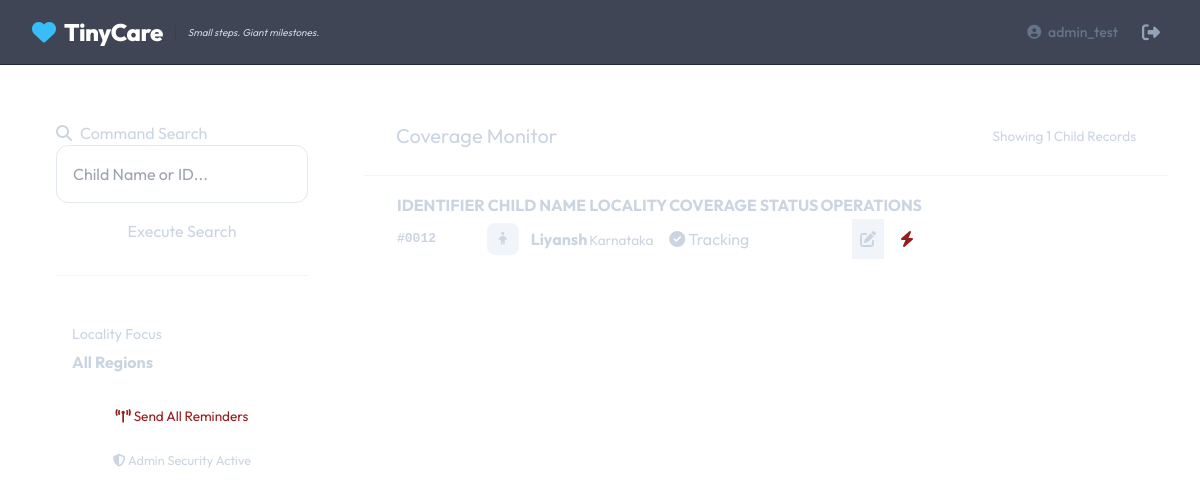
/admin-dashboard/ (signed in), run on an earlier commit of the app's database.
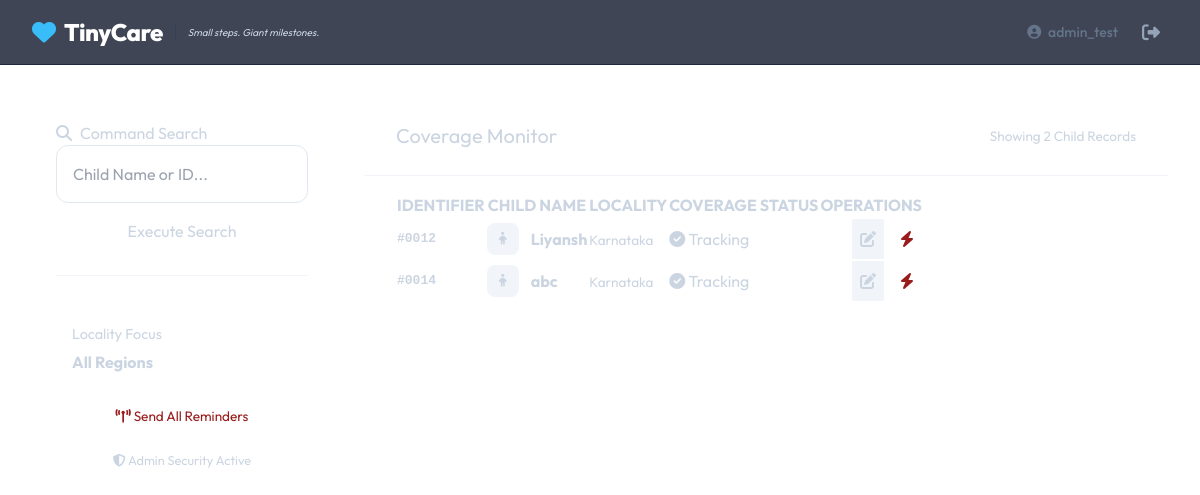
And on a later commit of the database.
### health/models.py (models this page shows, shortened)
class User(AbstractUser):
    is_parent = models.BooleanField(default=False)
    is_vaccination_admin = models.BooleanField(default=False)
    locality = models.ForeignKey('Locality', on_delete=models.SET_NULL, null=True, blank=True)
    location_district = models.CharField(max_length=100, blank=True)
    password_hash = models.CharField(max_length=255, blank=True)

class ChildProfile(models.Model):
    GENDER_CHOICES = [('M', 'Male'), ('F', 'Female'), ('O', 'Other')]
    parent = models.ForeignKey(settings.AUTH_USER_MODEL, on_delete=models.CASCADE, related_name='children', null=True)
    name = models.CharField(max_length=200)
    date_of_birth = models.DateField()
    gender = models.CharField(max_length=1, choices=GENDER_CHOICES)
    locality = models.ForeignKey(Locality, on_delete=models.SET_NULL, null=True)
    current_weight = models.FloatField(help_text="Weight (Stored in KG)")
    current_height = models.FloatField(help_text="Height (Stored in CM)")
    birth_weight = models.FloatField(null=True, blank=True, help_text="Birth Weight (Stored in KG)")
    height_unit = models.CharField(max_length=5, choices=[('cm', 'cm'), ('m', 'm')], default='cm')
    weight_unit = models.CharField(max_length=5, choices=[('kg', 'kg'), ('g', 'g')], default='kg')
    created_at = models.DateTimeField(auto_now_add=True)
    updated_at = models.DateTimeField(auto_now=True)

class Locality(models.Model):
    REGION_CHOICES = [
        ('NORTH_INDIA', 'North India (Plains/Hills)'),
        ('SOUTH_INDIA', 'South India (Peninsular)'),
        ('WEST_INDIA', 'West India (Arid/Coastal)'),
        ('EAST_INDIA', 'East India (Plains)'),
        ('CENTRAL_INDIA', 'Central India (Plateau)'),
        ('COASTAL', 'Coastal Belt'),
    ]
    name = models.CharField(max_length=100, help_text="Village/Tehsil Name")
    district = models.CharField(max_length=100, blank=True)
    state = models.CharField(max_length=100, blank=True)
    region_tag = models.CharField(max_length=50, choices=REGION_CHOICES, default='NORTH_INDIA')
    latitude = models.FloatField(null=True, blank=True)
    longitude = models.FloatField(null=True, blank=True)
    class Meta:
        verbose_name_plural = "Localities"

### health/views.py (the view)
# urls.py: path('admin-dashboard/', views.admin_dashboard, name='admin_dashboard'),
@login_required
@user_passes_test(is_admin)
def admin_dashboard(request):
    search_query = request.GET.get('q', '')
    if search_query:
        children = ChildProfile.objects.filter(name__icontains=search_query) | ChildProfile.objects.filter(id__icontains=search_query)
    else:
        children = ChildProfile.objects.all()
    locality = request.user.locality
    if locality and "HQ" not in locality.name and "District" not in locality.name:
        children = children.filter(locality=locality)
        oracle_insights = get_oracle_insights(locality)
    else:
        oracle_insights = get_oracle_insights(locality) if locality else []
    return render(request, 'health/admin_dashboard.html', {
        'children': children,
        'search_query': search_query,
        'oracle_insights': oracle_insights
    })

### health/views.py (called while the page is built)
def is_admin(user):
    return user.is_authenticated and user.is_vaccination_admin

### health/templates/health/admin_dashboard.html (shortened to what this page needs)
{% extends 'health/base.html' %}
{% block content %}
<div style="display: grid; grid-template-columns: 300px 1fr; gap: 2rem; align-items: start;">
    <div style="position: sticky; top: 100px;">
        <div class="card" style="padding: 1.5rem;">
            <h3 style="margin-top: 0; display: flex; align-items: center; gap: 0.5rem;">
                <i class="fas fa-search" style="color: var(--primary);"></i> Command Search
            </h3>
            <form action="" method="get">
                <input type="text" name="q" value="{{ search_query }}" placeholder="Child Name or ID..." style="width: 100%; padding: 1rem; border: 1px solid #e2e8f0; border-radius: 12px; margin-bottom: 1rem; font-family: inherit;">
                <button type="submit" class="btn btn-primary" style="width: 100%; justify-content: center;">Execute Search</button>
            </form>
            <hr style="border: 0; border-top: 1px solid #f1f5f9; margin: 2rem 0;">
            <div style="background: var(--pastel-blue); padding: 1rem; border-radius: 12px;">
                <h4 style="margin: 0; font-size: 0.9rem; color: var(--primary);">Locality Focus</h4>
                <p style="margin: 0.25rem 0 0 0; font-weight: 700;">{{ user.locality.name|default:"All Regions" }}</p>
            </div>
            <button class="btn" style="width: 100%; margin-top: 1rem; background: var(--pastel-red); color: #991b1b; justify-content: center; font-size: 0.85rem;">
                <i class="fas fa-broadcast-tower"></i> Send All Reminders
            </button>
        </div>
        <div style="text-align: center; color: var(--text-muted); font-size: 0.8rem;">
            <p><i class="fas fa-shield-halved"></i> Admin Security Active</p>
        </div>
    </div>
    <div>
        <div class="card" style="padding: 0; overflow: hidden;">
            <div style="padding: 1.5rem 2rem; border-bottom: 1px solid #f1f5f9; display: flex; justify-content: space-between; align-items: center; background: #fff;">
                <h2 style="margin: 0; font-size: 1.25rem;">Coverage Monitor</h2>
                <span style="font-size: 0.85rem; color: var(--text-muted);">Showing {{ children.count }} Child Records</span>
            </div>
            <div style="padding: 1rem 2rem;">
                <table style="margin: 0;">
                    <thead>
                        <tr>
                            <th>IDENTIFIER</th>
                            <th>CHILD NAME</th>
                            <th>LOCALITY</th>
                            <th>COVERAGE STATUS</th>
                            <th style="text-align: right;">OPERATIONS</th>
                        </tr>
                    </thead>
                    <tbody>
                        {% for child in children %}
                        <tr>
                            <td style="font-family: monospace; font-weight: 700; color: var(--primary);">#{{ child.id|stringformat:"04d" }}</td>
                            <td>
                                <div style="display: flex; align-items: center; gap: 0.75rem;">
                                    <div style="width: 32px; height: 32px; background: #f1f5f9; border-radius: 8px; display: flex; align-items: center; justify-content: center; font-size: 0.8rem;">
                                        <i class="fas fa-child"></i>
                                    </div>
                                    <strong>{{ child.name }}</strong>
                                </div>
                            </td>
                            <td><span style="font-size: 0.85rem; color: var(--text-muted);">{{ child.locality.name }}</span></td>
                            <td>
                                {% if child.vaccinations.all %}
                                    <span class="badge badge-completed"><i class="fas fa-check-circle"></i> Tracking</span>
                                {% else %}
                                    <span class="badge badge-pending"><i class="fas fa-clock"></i> New Entry</span>
                                {% endif %}
                            </td>
                            <td style="text-align: right;">
                                <div style="display: flex; gap: 0.5rem; justify-content: flex-end;">
                                    <a href="{% url 'child_detail' child.id %}" class="btn" style="padding: 0.5rem; background: #f1f5f9; color: var(--text-main);" title="Update Records">
                                        <i class="fas fa-edit"></i>
                                    </a>
                                    <a href="{% url 'trigger_urgent_reminder' child.id %}" class="btn" style="padding: 0.5rem; background: var(--pastel-red); color: #991b1b;" title="Send Urgent Alert">
                                        <i class="fas fa-bolt"></i>
                                    </a>
                                </div>
                            </td>
                        </tr>
                        {% endfor %}
                    </tbody>
                </table>
            </div>
        </div>
    </div>
</div>
{% endblock %}

### health/templates/health/base.html (shortened to what this page needs)
<!DOCTYPE html>
<html lang="en">
<head>
    <link rel="stylesheet" href="https://cdnjs.cloudflare.com/ajax/libs/font-awesome/6.4.0/css/all.min.css">
    <script src="https://cdn.tailwindcss.com"></script>
    <link rel="stylesheet" href="https://cdn.jsdelivr.net/npm/swiper@10/swiper-bundle.min.css" />
</head>
<body class="text-slate-300 antialiased selection:bg-primary selection:text-white">
    <nav class="sticky top-0 z-50 bg-slate-900/80 backdrop-blur-md border-b border-slate-800">
        <div class="max-w-7xl mx-auto px-4 sm:px-6 lg:px-8">
            <div class="flex justify-between h-16 items-center">
                <div class="flex items-center gap-2">
                    <a href="{% url 'index' %}" class="flex items-center gap-2 text-2xl font-bold text-white hover:text-primary transition-colors">
                        <i class="fas fa-heart text-primary animate-pulse"></i>
                        <span class="font-extrabold tracking-tight">TinyCare</span>
                    </a>
                    <span class="text-[10px] font-normal italic text-slate-300 border-l border-slate-700 pl-3 ml-1 hidden md:inline">Small steps. Giant milestones.</span>
                </div>
                <div class="flex items-center gap-4">
                    {% if user.is_authenticated %}
                        <span class="text-sm font-medium text-slate-500 hidden lg:block">
                            <i class="fas fa-user-circle mr-1"></i> {{ user.username }}
                        </span>
                        <form action="{% url 'logout' %}" method="post" class="inline">
                            <button type="submit" class="text-slate-400 hover:text-slate-200 p-2 rounded-lg hover:bg-slate-800 transition-colors">
                                <i class="fas fa-sign-out-alt text-lg"></i>
                            </button>
                        </form>
                    {% else %}
                        <a href="{% url 'login' %}" class="bg-primary hover:bg-sky-400 text-slate-950 px-6 py-2 rounded-xl font-bold shadow-md shadow-primary/20 transition-all transform hover:-translate-y-0.5">
                            Sign In
                        </a>
                    {% endif %}
                </div>
            </div>
        </div>
    </nav>
    <main class="max-w-7xl mx-auto px-4 sm:px-6 lg:px-8 py-8">
        {% block content %}{% endblock %}
    </main>
</body>
</html>

### health/templates/health/base.html (style rules this page uses)
body { background-color: theme('colors.background'); }
html { scroll-behavior: smooth; }

What changed in the data, as far as the page shows it:
added ChildProfile: id "0014", name "abc", locality.name "Karnataka", shows "Tracking"
Also different on the page:
{{ children.count }}: "1" → "2"
